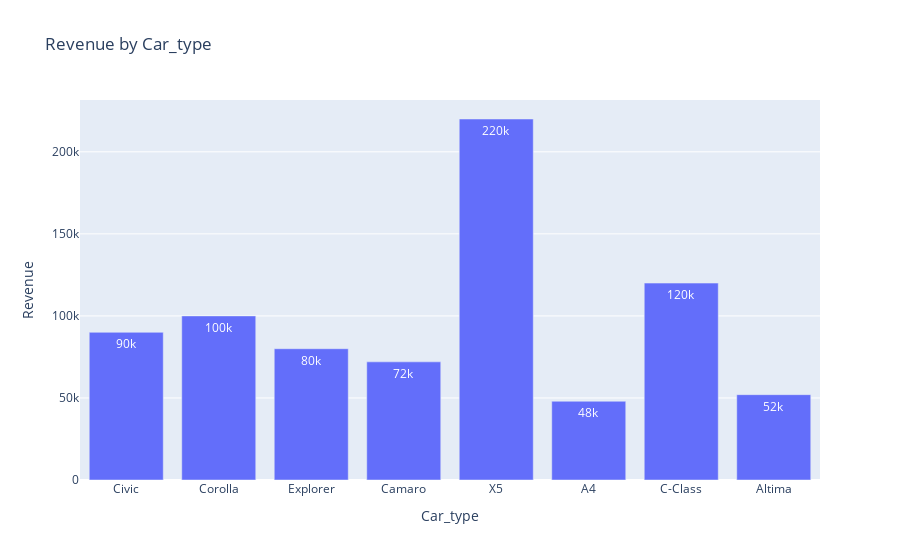

Notebook code for this chart:
### Code cell
fig = px.bar(data, x="Type", y="Revenue", title="Revenue by Car_type",text_auto='.2s')
fig.update_layout(
    xaxis_title="Car_type",
    yaxis_title="Revenue",
    barmode="group",  
)
fig.show()

### Figure 1 — Plotly figure (JSON) as saved in the notebook; plotly's stock layout.template omitted (floating-point values rounded to 4 significant figures)
{"data": [{"alignmentgroup": "True", "hovertemplate": "Type=%{x}<br>Revenue=%{y}<extra></extra>", "legendgroup": "", "marker": {"color": "#636efa", "pattern": {"shape": ""}}, "name": "", "offsetgroup": "", "orientation": "v", "showlegend": false, "textposition": "auto", "texttemplate": "%{y:.2s}", "type": "bar", "x": ["Civic", "Corolla", "Explorer", "Camaro", "X5", "A4", "C-Class", "Altima"], "xaxis": "x", "y": [90000, 100000, 80000, 72000, 220000, 48000, 120000, 52000], "yaxis": "y"}], "layout": {"barmode": "group", "legend": {"tracegroupgap": 0}, "title": {"text": "Revenue by Car_type"}, "xaxis": {"anchor": "y", "domain": [0, 1], "title": {"text": "Car_type"}}, "yaxis": {"anchor": "x", "domain": [0, 1], "title": {"text": "Revenue"}}}}
